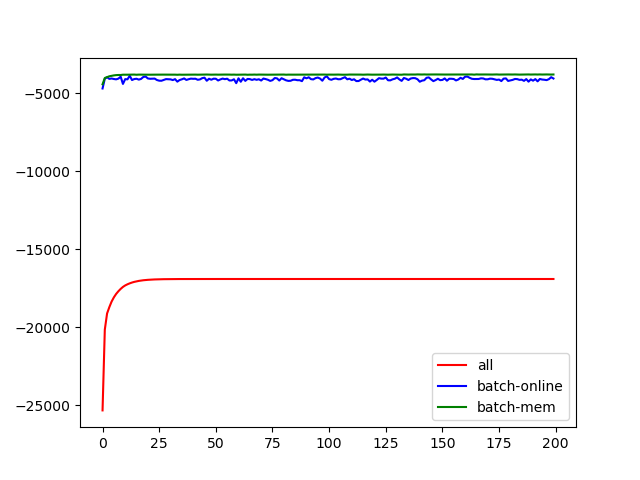

Here is the Python script that generated this plot:
from model import _dcpmf
import numpy as np
np.random.seed(42)

from scipy import stats
from sklearn.metrics import mean_squared_error as mse
import matplotlib.pylab as plt

import pytest
from numpy.testing import assert_allclose

np.random.seed(42)

def generate_data(N,K,M,mode):    

    if mode=='block':    
        from util import _sim as _sim
        H = _sim.generate_H(N, K)
        W = _sim.generate_W(M, K)
        X = stats.poisson.rvs(H.dot(W.T))

    else:
        H = stats.gamma.rvs(0.5, scale=0.1, size=(N,K))
        W = stats.gamma.rvs(0.5, scale=0.1, size=(M,K))
        X = stats.poisson.rvs(H.dot(W.T))

    return H,W,X

def dcpmf(X,K,max_iter):
    pmf = _dcpmf.DCPoissonMF(n_components=K,max_iter=max_iter,verbose=True)
    pmf.fit(X)
    return pmf

def dcpmf_batch(X,K,max_iter,n_pass):
    pmf = _dcpmf.DCPoissonMFBatch(n_components=K,max_iter=max_iter,n_pass=n_pass,verbose=True)
    pmf.fit(X)
    pmf.transform(X)
    return pmf

def dcpmf_membatch(X,K,max_iter,n_pass):
    pmf = _dcpmf.DCPoissonMFMemBatch(n_components=K,max_iter=max_iter,n_pass=n_pass,verbose=True)
    pmf.fit(X)
    pmf.transform(X)
    return pmf

def test_dcpmf():

    N=100
    K=5
    M=200
    max_iter = 200
    n_pass = 200

    H,W,X = generate_data(N,K,M,mode='bloc')

    pmf = dcpmf(X,K,max_iter)
    pmfb = dcpmf_batch(X,K,max_iter,n_pass)
    pmfmb = dcpmf_membatch(X,K,max_iter,n_pass)

    # assert_allclose(H,pmf.Etheta,rtol=1e-4)

    print('all-->')
    print("MSE W:", mse(W, pmf.Ebeta.T))
    print("MSE H:", mse(H, pmf.Etheta))

    print('batch-online-->')
    print("MSE W:", mse(W, pmfb.Ebeta.T))
    print("MSE H:", mse(H, pmfb.Etheta))

    print('batch-mem-->')
    print("MSE W:", mse(W, pmfmb.Ebeta.T))
    print("MSE H:", mse(H, pmfmb.Etheta))

    plt.plot(pmf.bound,'r',label='all')
    plt.plot(pmfb.bound,'b',label='batch-online')
    plt.plot(pmfmb.bound,'g',label='batch-mem')
    plt.legend()
    plt.savefig('test_pmf.png')


test_dcpmf()

